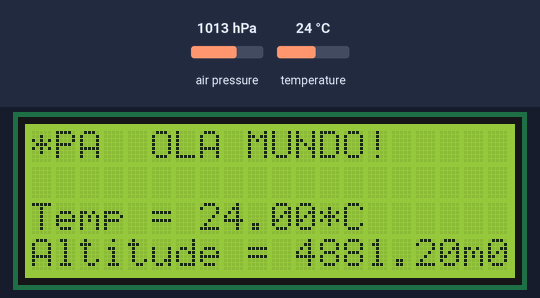
Recording of a program running on a simulated ESP32. Parts: 20×4 character LCD. The inputs (shaded band) are chosen by the test bench; at power-on: air pressure 1013 hPa, temperature 24 °C. What the program prints to the serial monitor is not drawn.

Above: at 1.2 s.
1.3 s: air pressure set to 952 hPa
At 3.6 s:
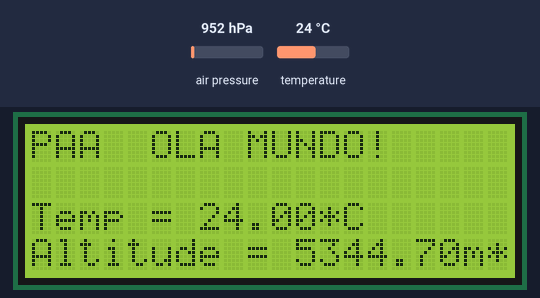
4.6 s: temperature set to 12 °C
At 6.7 s:
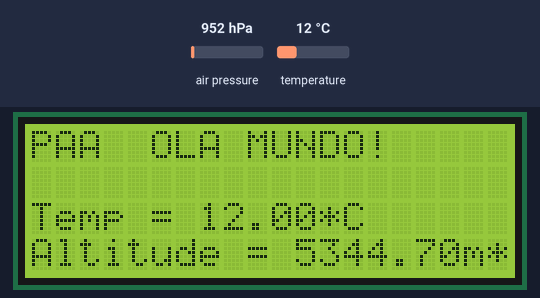
7.7 s: air pressure set to 975 hPa
At 9.9 s:
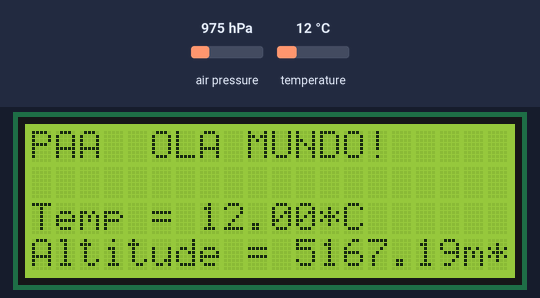
10.7 s: temperature set to 19 °C
Timing chart, 0 to 13.7 s (numbered marks = the images above; inputs shaded):
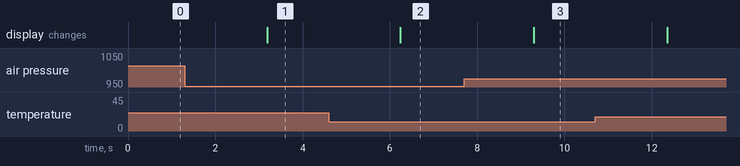

Measured:
- after the input at 1.3 s, the display: changes after 1.9 s (image 1)
- after the input at 4.6 s, the display: changes after 1.6 s (image 2)
- after the input at 7.7 s, the display: changes after 1.6 s (image 3)

The program:

main.cpp
```cpp
#include <Arduino.h>
#include <Adafruit_BMP280.h>
#include <LiquidCrystal_I2C.h>

Adafruit_BMP280 bmp;
LiquidCrystal_I2C lcd(0x27, 20, 4);

void setup()
{
  Serial.begin(9600);

  if (!bmp.begin(0x76))
  {
    Serial.print("Deu ruim :(");
  }

  /* Default settings from datasheet. */
  bmp.setSampling(Adafruit_BMP280::MODE_FORCED,     /* Operating Mode. */
                  Adafruit_BMP280::SAMPLING_X2,     /* Temp. oversampling */
                  Adafruit_BMP280::SAMPLING_X16,    /* Pressure oversampling */
                  Adafruit_BMP280::FILTER_X16,      /* Filtering. */
                  Adafruit_BMP280::STANDBY_MS_500); /* Standby time. */

  lcd.init();
  lcd.backlight();
  lcd.setCursor(5, 0);
  lcd.print("OLA MUNDO!");
}

void mozinho(int tempo)
{
  delay(tempo);
}

void loop()
{
  if (bmp.takeForcedMeasurement())
  {
    // can now print out the new measurements
    // F -> ARMAZENA NA MEMÓRIA FLASH E NAO RAM

    float temperatura = bmp.readTemperature();
    float pressao = bmp.readPressure();
    float altitude = bmp.readAltitude(1870);

    Serial.printf("Temperatura = %.2f", temperatura, "*C \n");

    Serial.printf("Pressão = %.0f", pressao, "*PA \n");

    Serial.printf("Altitude = %.2f", altitude, "m \n");


    lcd.setCursor(0, 2);
    lcd.printf("Temp = %.2f*C", temperatura);

    lcd.setCursor(0, 3);
    lcd.printf("Pressão = %.2f*PA", pressao);

    lcd.setCursor(0, 4);
    lcd.printf("Altitude = %.2fm", altitude);
  }
  mozinho(3000);
}
```

analogRead.cpp
```cpp
// #include <Arduino.h>


// void setup()
// {
//   Serial.begin(9600);
// }

// void loop()
// {
//   Serial.println((analogRead(4)));
//   delay(300); // this speeds up the simulation
// }
```

botao.cpp
```cpp
// #include <Arduino.h>

// #include <Bounce2.h>

// //cada botao precisa de um obj
// Bounce botao = Bounce();

// void setup()
// {
//   // attach -> configurando o pino que o botao está conectado
//   botao.attach(23, INPUT_PULLUP);
//   botao.interval(30);
// }

// void loop()
// {
//   //sem o update, não funciona nada...
//   botao.update();
//   // rose -> verifica se o botao sofreu modifica;áo, ex: De 0 para 1
//   // botao clicado
//   if (botao.rose())
//   {
//   }
//   // rose -> verifica se o botao sofreu modifica;áo, ex: De 1 para
//   // botao solto
//   if (botao.fell())
//   {

//   }

//   if(botao.changed()){
//     if(botao.read() == LOW){ //Botao pressionado

//     }
//   }

//   //currentDurante -> enquanto o botao esta sendo pressionado, vai retornar o quanto tempo está sendo.
//   //previousDurante -> enquanto o botao ficou pressionado, após ser solto.
//   unsigned long ultimaDuracao = botao.previousDuration();
// }
```

led.cpp
```cpp
// #include <Arduino.h>
// // #include <LiquidCrystal_I2C.h>

// // LiquidCrystal_I2C lcd(0x27, 20, 4);

// // void setup()
// // {
// //   // Serial.begin(9600);

// //   // inicializa o lcd
// //   lcd.init();
// //   lcd.backlight();
// //   // primeiro posiona e deois escreve.
// //   lcd.setCursor(0, 0);
// //   lcd.print("Ola mundooo!");
// // }

// // unsigned int count = 0;

// // void loop()
// // {
// //   bool estadoBotaoAtual = digitalRead(0);

// //   uint32_t tempoAtual = millis();
// //   static unsigned long tempoAnterior = 0;
// //   // lcd.setCursor(0, 2);
// //   // lcd.printf("Tempo: %d", count);

// //   if (tempoAtual - tempoAnterior > 1000)
// //   {
// //     count++;
// //     tempoAnterior = tempoAtual;

// //     lcd.setCursor(0, 2);
// //     lcd.printf("Tempo: %d", count);
// //   }

// //   if (estadoBotaoAtual == 1)
// //   {
// //     lcd.setCursor(0, 1);
// //     lcd.print("botao solto      ");
// //   }
// //   else
// //   {
// //     lcd.setCursor(0, 1);
// //     lcd.print("botao pressionado");
// //     count = 0;
// //   }
// // }

// // // LiquidCrystal_12C


// #include <LiquidCrystal_I2C.h>

// LiquidCrystal_I2C lcd(0x27, 20, 4);
// //https://chareditor.com/
// byte coracao[] = {B00000, B00000, B01010, B11111, B01110, B00100, B00000, B00000};

// void setup()
// {
//   pinMode(0, INPUT_PULLUP);
//   lcd.init();

//   lcd.createChar(0, coracao);
//   lcd.backlight();
//   lcd.setCursor(0,0);
//   lcd.print("OLA MUNDO CRUEL!");
//   lcd.write(0);
//   lcd.setCursor(0,1);
//   lcd.print("botao solto");
//   lcd.setCursor(0,2);
//   lcd.print("Tempo: 0");
//   }

// void loop()
// {
//  unsigned long agora = millis();
//  static unsigned long tempoAnterior = 0;
//  static int contagem = 0;

//   bool estadoAtualBotao = digitalRead(0);
//   static bool estadoAnteriorBotao = 1;

//  if(agora - tempoAnterior > 1000)
//  {
//   contagem ++;
//   tempoAnterior = agora;
//   lcd.setCursor(7,2);
//   lcd.print(contagem);
//  }

//   if(!estadoAtualBotao && estadoAnteriorBotao)
//   {
//     contagem = 0;
//     lcd.setCursor(7,2);
//     lcd.print("0      ");
//     lcd.setCursor(6,1);
//     lcd.print("pressionado");
//   }

//   else if(estadoAtualBotao && !estadoAnteriorBotao)
//   {
//     lcd.setCursor(6,1);
//     lcd.print("solto      ");
//   }

//   estadoAnteriorBotao = estadoAtualBotao;
// }
```
